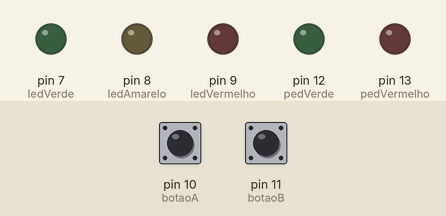
The sketch below on a simulated Arduino Uno, built with avr-gcc and run on an emulated ATmega328P. On the bench: output pins drawn as LEDs (lit = HIGH). The test bench sets the inputs (shaded band); at power-on: pin 10 (botaoA) LOW, pin 11 (botaoB) LOW.

Above: at 1.2 s.
1.3 s: pin 10 (botaoA) pulled HIGH for 0.15 s
At 2.6 s:
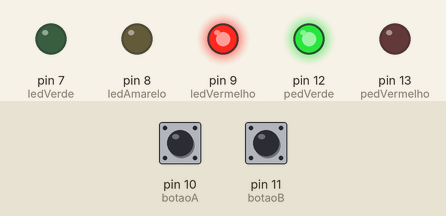
At 4.1 s:
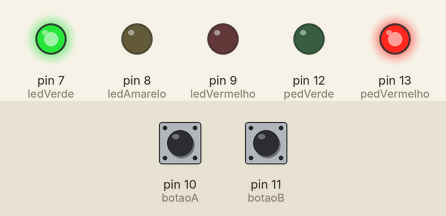
Timing chart, 0 to 13.4 s (numbered marks = the images above; inputs shaded):
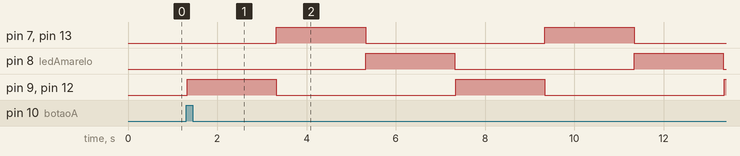

The sketch:

atividade1.ino
```cpp
int ledVerde = 7; // porta onde está conectado
int ledAmarelo = 8;
int ledVermelho = 9;
int botaoA = 10;
int botaoB = 11;
int pedVerde = 12;
int pedVermelho = 13;
int pedAmarelo = 6;
int estado = 0;

void setup() {
  // informar que a porta 7 eh uma saida digital
  pinMode(ledVerde, OUTPUT); // porta, tipo (INPUT / OUTPUT)
  pinMode(ledAmarelo, OUTPUT); // porta, tipo (INPUT / OUTPUT)
  pinMode(ledVermelho, OUTPUT); // porta, tipo (INPUT / OUTPUT)
  pinMode(pedVermelho, OUTPUT); // porta, tipo (INPUT / OUTPUT)
  pinMode(pedVerde, OUTPUT); // porta, tipo (INPUT / OUTPUT)
  pinMode(botaoA, INPUT);
  pinMode(botaoB, INPUT);
}

void loop() {
  // flipflop
  int A = digitalRead(botaoA); // parta a ser lida
  int B = digitalRead(botaoB); // parta a ser lida
  delay(20);

  if(A == HIGH || estado == 1){
    // colocar 5V na porta do led
    estado = 1;
    digitalWrite(ledVermelho, HIGH); // porta, tipo (INPUT / OUTPUT)
    digitalWrite(pedVerde, HIGH); // porta, tipo (INPUT / OUTPUT)
    delay(2000);
    digitalWrite(ledVermelho, LOW); // porta, tipo (INPUT / OUTPUT)
    digitalWrite(pedVerde, LOW); // porta, tipo (INPUT / OUTPUT)
    digitalWrite(ledVerde, HIGH); // porta, nível lógico (HIGH / HIG
    digitalWrite(pedVermelho, HIGH); // porta, tipo (INPUT / OUTPUT)
    delay(2000);
    digitalWrite(ledVerde, LOW); // porta, nível lógico (HIGH / HIG
    digitalWrite(pedVermelho, LOW); // porta, tipo (INPUT / OUTPUT)vv
    digitalWrite(ledAmarelo, HIGH); // porta, nível lógico (HIGH / LOW)
    digitalWrite(pedAmarelo, HIGH); // porta, nível lógico (HIGH / LOW)
    delay(2000);
    digitalWrite(ledAmarelo, LOW); // porta, nível lógico (HIGH / LOW)
    digitalWrite(pedAmarelo, LOW); // porta, nível lógico (HIGH / LOW)
  }
  if(B == HIGH || estado == 0){
    estado = 0;
    digitalWrite(ledVermelho, LOW); // porta, tipo (INPUT / OUTPUT)
    digitalWrite(ledVerde, LOW); // porta, tipo (INPUT / OUTPUT)
    digitalWrite(ledAmarelo, LOW); // porta, nível lógico (HIGH / LOW)
    digitalWrite(pedVermelho, LOW); // porta, tipo (INPUT / OUTPUT)
    digitalWrite(pedVerde, LOW); // porta, tipo (INPUT / OUTPUT)
    digitalWrite(pedAmarelo, LOW); // porta, nível lógico (HIGH / LOW)
  }

}
```

Measured:
- after the input at 1.3 s, pin 7 (ledVerde), pin 13 (pedVermelho): alternates HIGH for 2.0 s and LOW for 4.0 s, starting after 2.0 s; pin 8 (ledAmarelo): alternates HIGH for 2.0 s and LOW for 4.0 s, starting after 4.0 s; pin 9 (ledVermelho), pin 12 (pedVerde): alternates HIGH for 2.0 s and LOW for 4.0 s, starting at once
